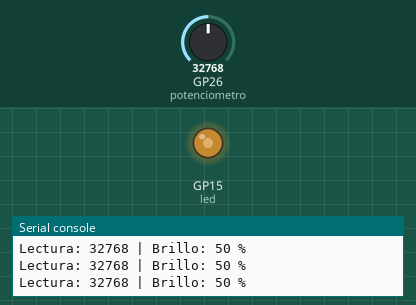
Bench run of a program on a simulated Raspberry Pi Pico running MicroPython. Parts: output pins drawn as LEDs (lit = HIGH), the last lines printed to the serial console. The test bench sets the inputs (shaded band); at power-on: GP26 (potenciometro) = 32768 (analog values on the 0–65535 scale).

Above: at 1.2 s.
1.3 s: GP26 (potenciometro) set to 45874
At 2.6 s:
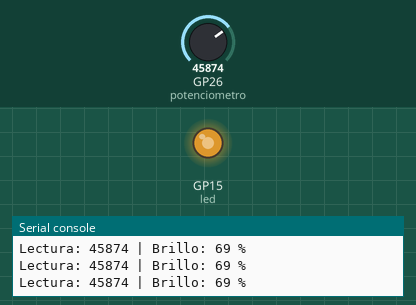
2.9 s: GP26 (potenciometro) set to 57670
At 4.1 s:
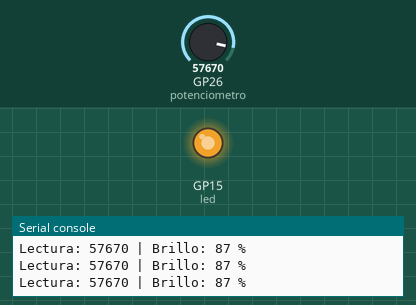
4.5 s: GP26 (potenciometro) set to 7864
At 5.4 s:
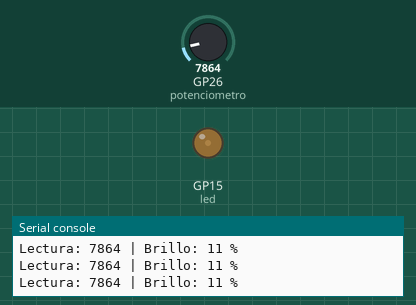
6.1 s: GP26 (potenciometro) set to 0
At 6.8 s:
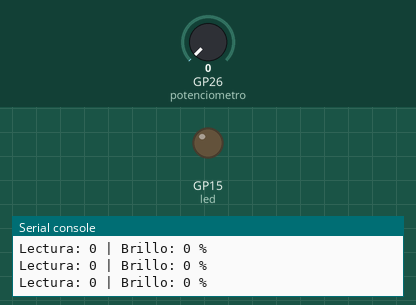
Timing chart, 0 to 8.7 s (numbered marks = the images above; inputs shaded):
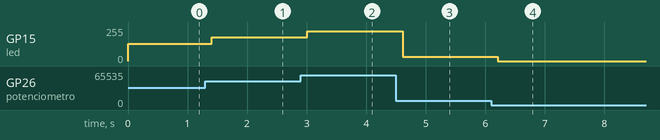

The program:

U4-E03-atenuador-potenciometro.py
```python
"""
U4-E03 - Atenuador de LED con potenciometro
Placa: Raspberry Pi Pico (RP2040) - MicroPython
Nivel: intermedio

Objetivo: leer una entrada analogica, convertir el rango de valores y
gobernar con el una salida PWM.

Montaje:
    Potenciometro de 10 kohm: extremo 1 -> 3V3, extremo 2 -> GND,
    cursor (terminal central) -> GP26 (ADC0)
    LED con resistencia de 220 ohm -> GP15, catodo a GND

OJO: el potenciometro se alimenta desde 3V3, NUNCA desde 5 V: la Pico no
tolera 5 V en sus entradas.
"""
from machine import Pin, PWM, ADC
import time

potenciometro = ADC(26)
led = PWM(Pin(15))
led.freq(1000)          # 1 kHz: muy por encima de lo que percibe el ojo


def main():
    print("U4-E03 iniciada: girar el potenciometro para variar el brillo")
    try:
        while True:
            # read_u16() entrega 0..65535, escalado desde una medicion
            # real de 12 bits (0..4095).
            lectura = potenciometro.read_u16()
            led.duty_u16(lectura)
            porcentaje = lectura * 100 // 65535
            print("Lectura:", lectura, "| Brillo:", porcentaje, "%")
            time.sleep_ms(200)
    except KeyboardInterrupt:
        print("\nDetenido por el usuario.")
    finally:
        led.duty_u16(0)
        led.deinit()


main()
```

Measured:
- after the input at 1.3 s, GP15 (led): 128/255 → 178/255 after 0.10 s
- after the input at 2.9 s, GP15 (led): 178/255 → 224/255 after 0.11 s
- after the input at 4.5 s, GP15 (led): 224/255 → 31/255 after 0.11 s
- after the input at 6.1 s, GP15 (led): 31/255 → 0/255 after 0.11 s
